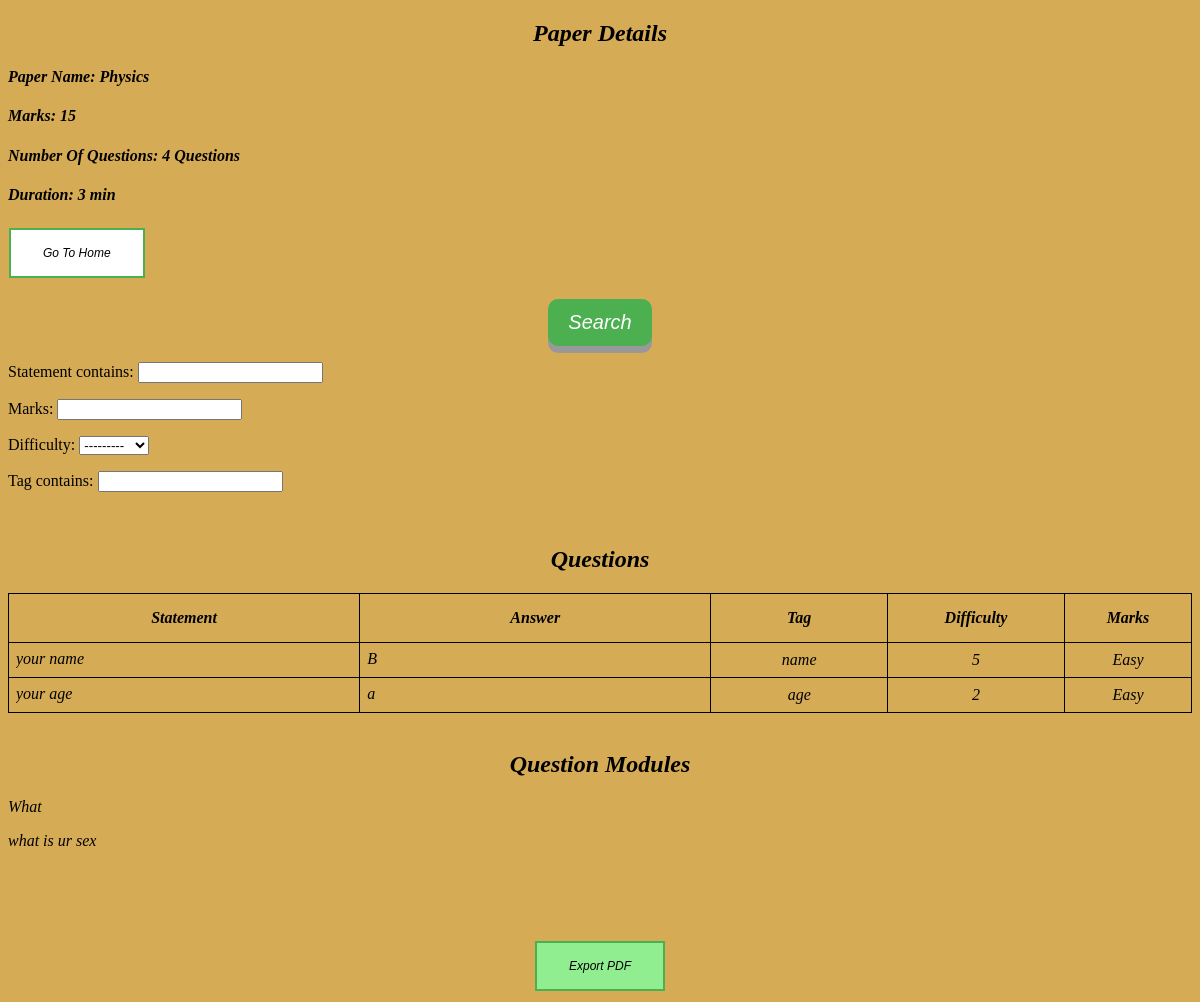
The page /paper_detail/Physics/ (signed in) on the database its author committed.
### Home/models.py (models this page shows, shortened)
class created_paper(models.Model):
    username = models.CharField(max_length=150)
    name = models.CharField(max_length=150)
    num_ques = models.IntegerField()
    marks = models.IntegerField()
    ques_id = models.CharField(max_length=150)
    num_ques_modules=models.IntegerField()
    ques_module_id = models.CharField(max_length=150)
    total_sum_ques = models.IntegerField()
    duration = models.CharField(max_length=150)

class Questions_Main(models.Model):
    EASY = 'Easy'
    MEDIUM = 'Medium'
    HARD = 'Hard'
    DIFFICULTY_CHOICES = [
        (EASY, 'Easy'),
        (MEDIUM, 'Medium'),
        (HARD, 'Hard'),
    ]
    username = models.CharField(max_length=150)
    qb_name = models.CharField(max_length=50)
    statement = models.TextField()
    answer = models.TextField(blank=True, null=True)
    marks = models.IntegerField()
    difficulty = models.CharField(max_length=100, choices=DIFFICULTY_CHOICES, default=EASY)
    tag = models.CharField(max_length=30)
    qtype = models.IntegerField()

class Question_Module(models.Model):
    username = models.CharField(max_length=150)
    qb_name = models.CharField(max_length=50)
    statement = models.TextField()
    marks = models.IntegerField()
    subquestions = models.IntegerField()
    ques_id_string = models.CharField(max_length=150)

### Home/views.py (the view)
# urls.py: path('paper_detail/<name>/', views.paper_detail, name='paper_detail'),
@login_required
def paper_detail(request, name):
    paper_instance = created_paper.objects.filter(username=request.user.username, name=name).get()
    ques_id_list = paper_instance.ques_id.split()
    ques_list = Questions_Main.objects.filter(pk__in=ques_id_list)
    ques_module_id_list = paper_instance.ques_module_id.split()
    ques_module_list = Question_Module.objects.filter(pk__in=ques_module_id_list)
    print(paper_instance.ques_module_id)
    filter=QuestionsFilter(request.GET,queryset=ques_list)
    return render(request, 'paper_detail.html', {
        'filter':filter,
        'ques_list': ques_list,
        'ques_module_list': ques_module_list,
        'paper': paper_instance
    })

### templates/paper_detail.html (shortened to what this page needs)
{% extends 'base.html' %}
{% block content %}
  <h2 style="text-align:center"><em>Paper Details</em></h2>
    <h4><em> Paper Name: {{ paper.name }}</em></h4>
    <h4><em> Marks: {{ paper.marks }} </em></h4>
    <h4><em> Number Of Questions: {{ paper.total_sum_ques }} Questions </em></h4>
    <h4><em> Duration: {{ paper.duration }} </em></h4>
<span>
     <button class="button button1"><a href="{% url 'Home:qbList' %}"><em>Go To Home</em></a></button>
 </span>
<br><br>
<form method="GET">
    <div style="text-align:center">
        <button class="buttonbase button3" type="submit"><em>Search</em></button>
    </div>
    {{ filter.form.as_p }}
</form>
<br>
<h2 style="text-align:center"><em>Questions</em></h2>
<div class="container">
<table class="users" style="width: 100%">
    <tr>
        <th class="stat" style="padding: 15px"><em>Statement</em></th>
        <th class="ans" style="padding: 15px"><em>Answer</em></th>
        <th class="tag" style="padding: 15px"><em>Tag</em></th>
        <th class="diff" style="padding: 15px"><em>Difficulty</em></th>
        <th class="marks" style="padding: 15px"><em>Marks</em></th>
    </tr>
    {% for ques in filter.qs %}
    <tr>
        <td style="padding: 7px"><div style="white-space: pre-line"><a href="{% url 'Home:view_ques' id=ques.id %}" target="_blank"><em>{{ ques.statement }}</em></a></div></td>
        <td style="padding: 7px"><div style="white-space: pre-line"><a href="{% url 'Home:view_ans' id=ques.id %}" target="_blank"><em>{{ ques.answer }}</em></a></div></td>
        <td style="padding: 7px; text-align:center"><em>{{ ques.tag }}</em></td>
        <td style="padding: 7px; text-align:center"><em>{{ ques.marks }}</em></td>
        <td style="padding: 7px; text-align:center"><em>{{ ques.difficulty }}</em></td>
    </tr>
    {% endfor %}
</table>
</div>
<br>
<h2 style="text-align:center"><em>Question Modules</em></h2>
{% for qm in ques_module_list %}
    <p><a class="four" href="{% url 'Home:ques_module_detail' id=qm.id %}"><em>{{ qm.statement }}</em></a></p>
{% endfor %}
<br><br><br><br>
<div style="text-align:center">
     <button class="button button7"><a class="four" href="{% url 'Home:generate_pdf' id=paper.id %}" target="_blank"><em>Export PDF</em></a></button>
 </div>
{% endblock %}

### templates/base.html (style rules this page uses)
body { background-color: #D6AB55; }
table, th, td { border: 1px solid black; border-collapse: collapse; }
td > div { height:20px; overflow: hidden; white-space: nowrap; text-overflow: ellipsis; }
.users { table-layout: fixed; width: 100%; white-space: nowrap; }
.stat { width: 32.5%; }
.ans { width: 32.5%; }
.tag { width: 15%; }
.marks { width: 10%; }
.diff { width: 15%; }
.button { outline: none; background-color: #4CAF50; border: none; color: white; padding: 16px 32px; text-align: center; text-decoration: none; display: inline-block; font-size: 12px; margin: 3px 1px; -webkit-transition-duration: 0.4s; transition-duration: 0.4s; cursor: pointer; }
.buttonbase { display: inline-block; padding: 12px 20px; font-size: 20px; cursor: pointer; text-align: center; text-decoration: none; outline: none; color: #fff; background-color: #4CAF50; border: none; border-radius: 10px; box-shadow: 0 7px #999; }
.button1 { background-color: white; color: black; border: 2px solid #4CAF50; }
.button7 { background-color: lightgreen; color: black; border: 2px solid #4CAF50; }
a:link { text-decoration: none; color: black; }

### rows shown on the page
created_paper: name "Physics", marks "15", total_sum_ques "4", duration "3 min"
Questions_Main: statement "your name…", answer "B…", tag "name", marks "5", difficulty "Easy"
Questions_Main: statement "your age…", answer "a…", tag "age", marks "2", difficulty "Easy"
Question_Module: statement "What"
Question_Module: statement "what is ur sex"
